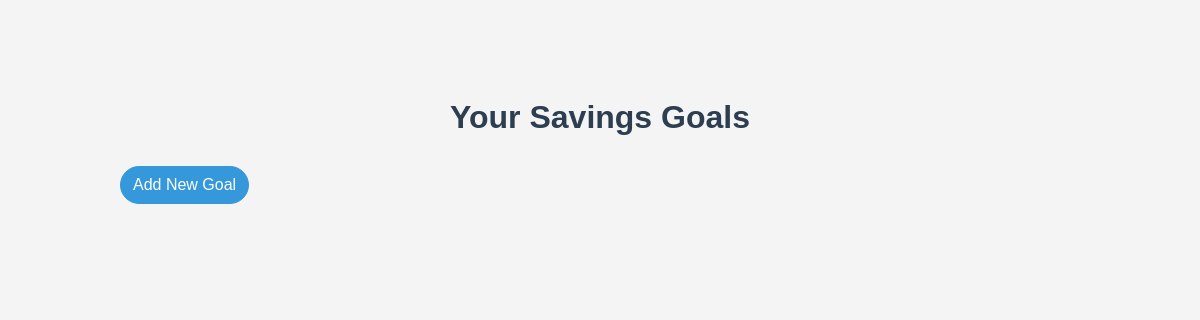
/savings-goals/ (signed in), run on an earlier commit of the app's database.
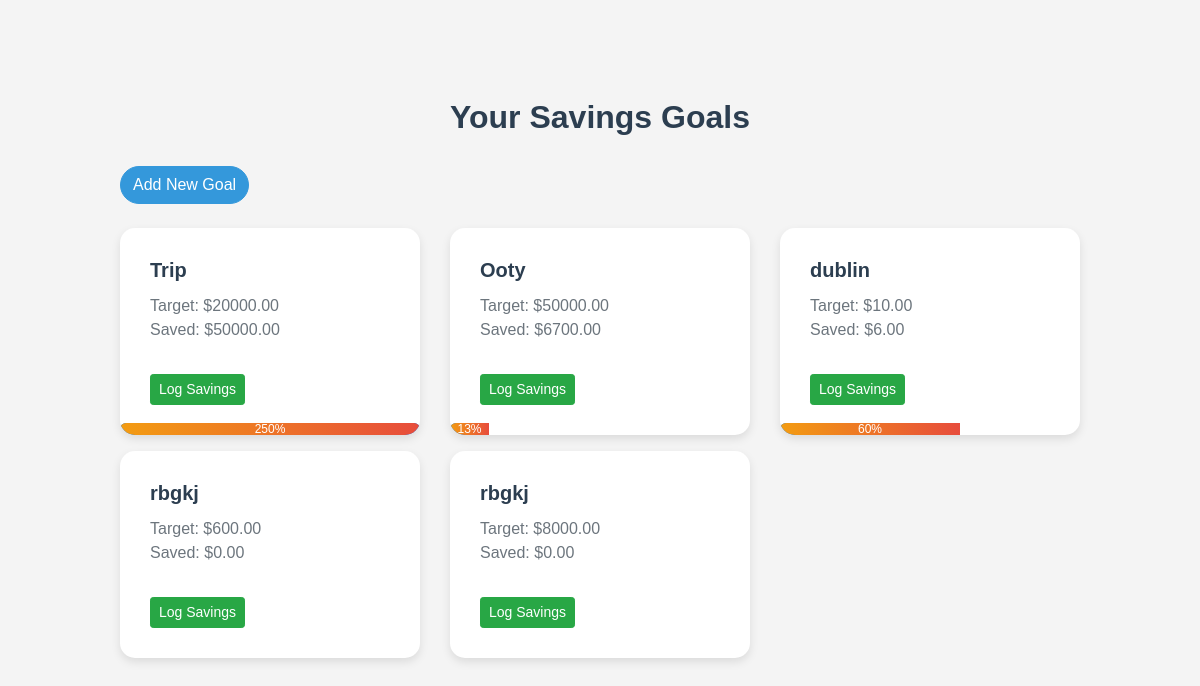
And on a later commit of the database.
### financeapp/models.py (models this page shows, shortened)
class SavingsGoal(models.Model):
    user = models.ForeignKey(User, on_delete=models.CASCADE)
    name = models.CharField(max_length=100)
    target_amount = models.DecimalField(decimal_places=2, max_digits=10)
    current_amount = models.DecimalField(decimal_places=2, max_digits=10, default=0)
    deadline = models.DateField(null=True, blank=True)

### financeapp/views.py (the view)
# urls.py: path('savings-goals/', views.savings_goals_view, name='savings_goals'),
@login_required
def savings_goals_view(request):
    goals = SavingsGoal.objects.filter(user=request.user)
    for goal in goals:
        goal.target_dollars = goal.target_amount
        goal.current_dollars = goal.current_amount
    return render(request, 'savings_goals.html', {'goals': goals})

### financeapp/templates/savings_goals.html (shortened to what this page needs)
<!DOCTYPE html>
<html lang="en">
<head>
    <link rel="stylesheet" href="https://stackpath.bootstrapcdn.com/bootstrap/4.5.2/css/bootstrap.min.css">
    {% load static %}
    <link rel="stylesheet" href="{% static 'css/savings_goals.css' %}">
</head>
<body>
    <div class="container my-5">
        <h2>Your Savings Goals</h2>
        <a href="{% url 'add_savings_goal' %}" class="btn btn-primary">Add New Goal</a>
        <div class="row mt-4">
            {% for goal in goals %}
            <div class="col-md-4 mb-3">
                <div class="card">
                    <div class="card-body">
                        <h5 class="card-title">{{ goal.name }}</h5>
                        <p class="card-text">
                            Target: ${{ goal.target_dollars|floatformat:2 }}<br>
                            Saved: ${{ goal.current_dollars|floatformat:2 }}
                        </p>
                        <div class="progress">
                            <div class="progress-bar" role="progressbar"
                                 style="width: {% widthratio goal.current_amount goal.target_amount 100 %}%"
                                 aria-valuenow="{{ goal.current_amount }}"
                                 aria-valuemin="0"
                                 aria-valuemax="{{ goal.target_amount }}">
                                {% widthratio goal.current_amount goal.target_amount 100 %}%
                            </div>
                        </div>
                        <a href="{% url 'log_savings' goal.id %}" class="btn btn-sm btn-success mt-2">Log Savings</a>
                    </div>
                </div>
            </div>
            {% endfor %}
        </div>
    </div>
</body>
</html>

### financeapp/static/css/savings_goals.css (style rules this page uses)
body { font-family: 'Poppins', sans-serif; background-color: #f4f4f4; }
.container { max-width: 960px; padding: 50px 0; }
h2 { color: #2c3e50; font-weight: 600; margin-bottom: 30px; text-align: center; }
.btn-primary { background-color: #3498db; border-color: #3498db; border-radius: 25px; transition: all 0.3s ease; }
.card { border: none; border-radius: 15px; box-shadow: 0 4px 10px rgba(0, 0, 0, 0.1); transition: transform 0.3s ease; background-color: #fff; overflow: hidden; position: relative; }
.card-body { padding: 30px; position: relative; z-index: 2; }
.card-title { font-weight: 600; color: #2c3e50; }
.card-text { margin-bottom: 1.5rem; color: #6c757d; }
.progress { height: 12px; background-color: transparent; border-radius: 10px; overflow: hidden; position: absolute; bottom: 0; left: 0; width: 100%; }
.progress-bar { background-image: linear-gradient(to right, #f39c12, #e74c3c); transition: width 0.6s ease-in-out; height: 100%; }

What changed in the data, as far as the page shows it:
added SavingsGoal: name "Trip", target_dollars "20000.00", current_dollars "50000.00", current_amount+target_amount "250"
added SavingsGoal: name "Ooty", target_dollars "50000.00", current_dollars "6700.00", current_amount+target_amount "13"
added SavingsGoal: name "dublin", target_dollars "10.00", current_dollars "6.00", current_amount+target_amount "60"
added SavingsGoal: name "rbgkj", target_dollars "600.00", current_dollars "0.00"
added SavingsGoal: name "rbgkj", target_dollars "8000.00", current_dollars "0.00"
